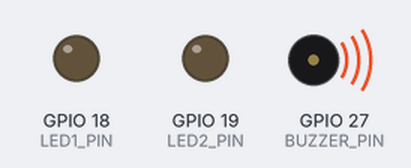
Bench run of a program on a simulated ESP32. Shown: output pins drawn as LEDs (lit = HIGH), buzzer (waves = sounding).

Above: at 2.0 s.
At 4.09 s:
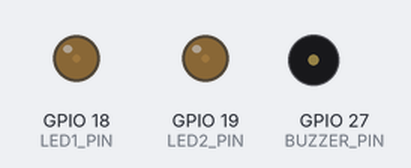
At 12.8 s:
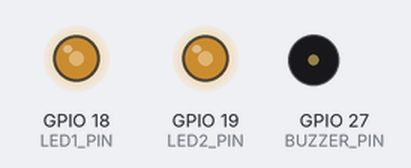
At 21.51 s:
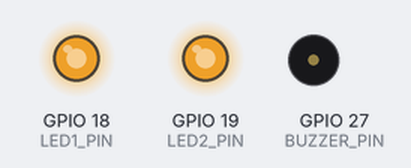
At 38.94 s:
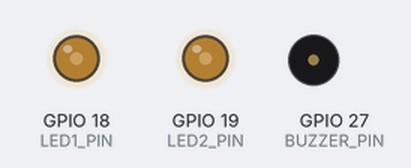
Timing chart, 0 to 40.0 s (numbered marks = the images above):
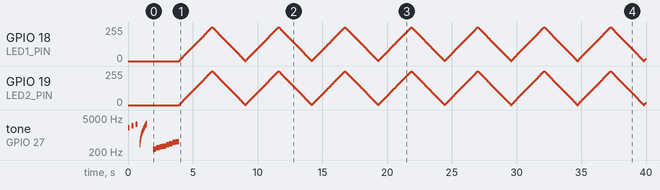

The program:

main.cpp
```cpp
#include <Arduino.h>

// --- Buzzer configuration ---
#define BUZZER_PIN 27
#define BUZZER_CH  0
#define BUZZER_FREQ 2000
#define BUZZER_RES 10

// --- LED configuration ---
#define LED1_PIN 18
#define LED1_CH  1
#define LED1_FREQ 3000   // LED1 = 5 kHz
#define LED1_RES 8

#define LED2_PIN 19
#define LED2_CH  2
#define LED2_FREQ 3000   // LED2 = 2 kHz
#define LED2_RES 8

void setup() {
  // --- Buzzer setup ---
  ledcSetup(BUZZER_CH, BUZZER_FREQ, BUZZER_RES);
  ledcAttachPin(BUZZER_PIN, BUZZER_CH);

  // --- LED setups with different frequencies ---
  ledcSetup(LED1_CH, LED1_FREQ, LED1_RES);
  ledcAttachPin(LED1_PIN, LED1_CH);

  ledcSetup(LED2_CH, LED2_FREQ, LED2_RES);
  ledcAttachPin(LED2_PIN, LED2_CH);

  // --- Buzzer patterns ---
  for (int i = 0; i < 3; i++) {
    ledcWriteTone(BUZZER_CH, 2000 + i * 400);
    delay(150);
    ledcWrite(BUZZER_CH, 0);
    delay(150);
  }

  for (int f = 400; f <= 3000; f += 100) {
    ledcWriteTone(BUZZER_CH, f);
    delay(20);
  }
  ledcWrite(BUZZER_CH, 0);
  delay(500);

  int melody[] = {262, 294, 330, 349, 392, 440, 494, 523};
  for (int i = 0; i < 8; i++) {
    ledcWriteTone(BUZZER_CH, melody[i]);
    delay(250);
  }
  ledcWrite(BUZZER_CH, 0);
}

void loop() {
  // Both LEDs brighten together (same duty cycle)
  for (int d = 0; d <= 255; d++) {
    ledcWrite(LED1_CH, d);  // Same duty cycle
    ledcWrite(LED2_CH, d);
    delay(10);
  }

  // Both LEDs dim together
  for (int d = 255; d >= 0; d--) {
    ledcWrite(LED1_CH, d);
    ledcWrite(LED2_CH, d);
    delay(10);
  }
}
```
